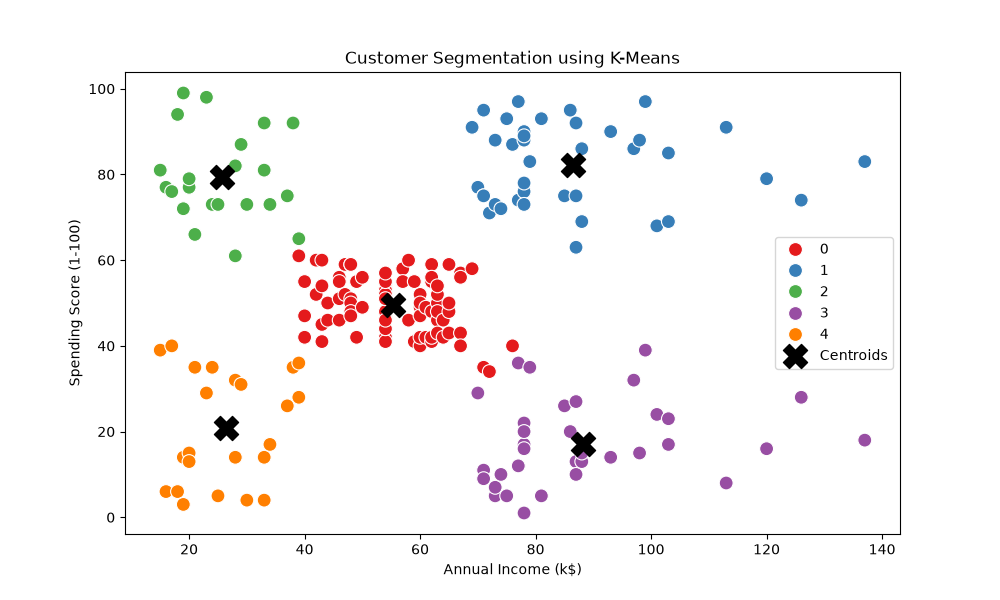

This chart was generated by the following Python code:
import pandas as pd
import matplotlib.pyplot as plt
import seaborn as sns
from sklearn.cluster import KMeans

# Load Dataset
df = pd.read_csv("Mall_Customers.csv")

# Display Dataset Information
print("========== DATASET PREVIEW ==========")
print(df.head())

print("\n========== DATASET SHAPE ==========")
print(df.shape)

print("\n========== COLUMN NAMES ==========")
print(df.columns)

print("\n========== MISSING VALUES ==========")
print(df.isnull().sum())

# -----------------------------------
# GRAPH 1: Age Distribution
# -----------------------------------
plt.figure(figsize=(8,5))
sns.histplot(df['Age'], bins=20, kde=True)
plt.title('Age Distribution')
plt.xlabel('Age')
plt.ylabel('Count')
plt.savefig('age_distribution.png')
plt.show()

# -----------------------------------
# GRAPH 2: Gender Distribution
# -----------------------------------
plt.figure(figsize=(6,5))
sns.countplot(x='Gender', data=df)
plt.title('Gender Distribution')
plt.savefig('gender_distribution.png')
plt.show()

# -----------------------------------
# Features for Clustering
# -----------------------------------
X = df[['Annual Income (k$)', 'Spending Score (1-100)']]

# -----------------------------------
# GRAPH 3: Elbow Method
# -----------------------------------
wcss = []

for i in range(1, 11):
    kmeans = KMeans(
        n_clusters=i,
        init='k-means++',
        random_state=42,
        n_init=10
    )
    kmeans.fit(X)
    wcss.append(kmeans.inertia_)

plt.figure(figsize=(8,5))
plt.plot(range(1,11), wcss, marker='o')
plt.title('Elbow Method')
plt.xlabel('Number of Clusters')
plt.ylabel('WCSS')
plt.grid(True)
plt.savefig('elbow_method.png')
plt.show()

# -----------------------------------
# K-Means Clustering
# -----------------------------------
kmeans = KMeans(
    n_clusters=5,
    init='k-means++',
    random_state=42,
    n_init=10
)

df['Cluster'] = kmeans.fit_predict(X)

# -----------------------------------
# GRAPH 4: Customer Segmentation
# -----------------------------------
plt.figure(figsize=(10,6))

sns.scatterplot(
    data=df,
    x='Annual Income (k$)',
    y='Spending Score (1-100)',
    hue='Cluster',
    palette='Set1',
    s=100
)

plt.scatter(
    kmeans.cluster_centers_[:,0],
    kmeans.cluster_centers_[:,1],
    s=300,
    c='black',
    marker='X',
    label='Centroids'
)

plt.title('Customer Segmentation using K-Means')
plt.xlabel('Annual Income (k$)')
plt.ylabel('Spending Score (1-100)')
plt.legend()
plt.savefig('customer_segmentation.png')
plt.show()

# -----------------------------------
# Cluster Summary
# -----------------------------------
print("\n========== CLUSTER SUMMARY ==========")
print(
    df.groupby('Cluster')[
        ['Annual Income (k$)', 'Spending Score (1-100)']
    ].mean()
)

# Save Output
df.to_csv("Customer_Segments_Output.csv", index=False)

print("\nProject Completed Successfully!")
print("Output saved as Customer_Segments_Output.csv")
